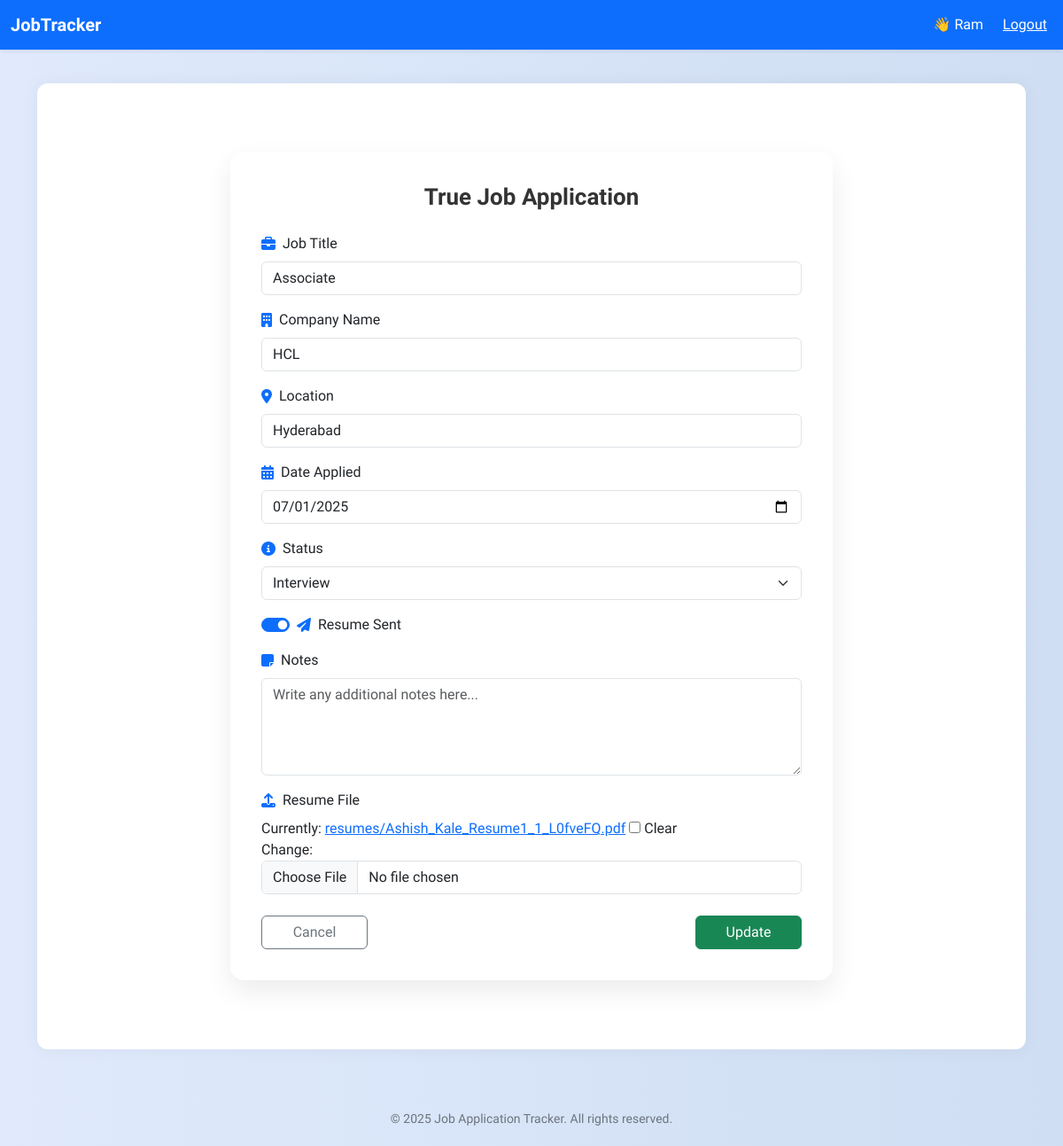
The page /edit/4/ (signed in) on the database its author committed.
### jobapp/models.py (models this page shows, shortened)
class JobApplication(models.Model):
    STATUS_CHOICES = [
        ('applied', 'Applied'),
        ('interview', 'Interview'),
        ('offer', 'Offer'),
        ('rejected', 'Rejected'),
    ]
    user = models.ForeignKey(User, on_delete=models.CASCADE)
    job_title = models.CharField(max_length=100)
    company_name = models.CharField(max_length=100)
    location = models.CharField(max_length=100)
    date_applied = models.DateField()
    status = models.CharField(max_length=10, choices=STATUS_CHOICES)
    resume_sent = models.BooleanField(default=False)
    notes = models.TextField(blank=True)
    resume_file = models.FileField(upload_to='resumes/', blank=True, null=True)

### jobapp/views.py (the view)
# urls.py: path('edit/<int:job_id>/', views.edit_job, name='edit_job'),
@login_required
def edit_job(request, job_id):
    job = get_object_or_404(JobApplication, id=job_id, user=request.user)
    if request.method == 'POST':
        form = JobApplicationForm(request.POST, request.FILES, instance=job)
        if form.is_valid():
            form.save()
            messages.success(request, "✏️ Job application updated!")
            return redirect('dashboard')
        else:
            messages.error(request, "❌ Please correct the form below.")
    else:
        form = JobApplicationForm(instance=job)
    return render(request, 'add_job.html', {
        'form': form,
        'edit': True
    })

### job_tracker/context_processors.py (called while the page is built)
def current_year(request):
    return {
        'year': datetime.now().year
    }

### templates/add_job.html (shortened to what this page needs)
{% extends 'base.html' %}
{% load widget_tweaks %}
{% block content %}
<div class="container mt-5 mb-5">
  <div class="row justify-content-center">
    <div class="col-lg-8 col-md-10">
      <div class="glass-form">
        <h2 class="form-title">
          {{ edit|default:"Add" }} Job Application
        </h2>
        <form method="post" enctype="multipart/form-data">
          <div class="mb-3">
            <label class="form-label icon-label">
              <i class="fas fa-briefcase"></i> Job Title
            </label>
            {{ form.job_title }}
          </div>
          <div class="mb-3">
            <label class="form-label icon-label">
              <i class="fas fa-building"></i> Company Name
            </label>
            {{ form.company_name }}
          </div>
          <div class="mb-3">
            <label class="form-label icon-label">
              <i class="fas fa-map-marker-alt"></i> Location
            </label>
            {{ form.location }}
          </div>
          <div class="mb-3">
            <label class="form-label icon-label">
              <i class="fas fa-calendar-alt"></i> Date Applied
            </label>
            {{ form.date_applied }}
          </div>
          <div class="mb-3">
            <label class="form-label icon-label">
              <i class="fas fa-info-circle"></i> Status
            </label>
            {{ form.status }}
          </div>
          <div class="form-check form-switch mb-3">
            {{ form.resume_sent }}
            <label class="form-check-label icon-label" for="{{ form.resume_sent.id_for_label }}">
              <i class="fas fa-paper-plane"></i> Resume Sent
            </label>
          </div>
          <div class="mb-3">
            <label class="form-label icon-label">
              <i class="fas fa-sticky-note"></i> Notes
            </label>
            {{ form.notes }}
          </div>
          <div class="mb-4">
            <label class="form-label icon-label">
              <i class="fas fa-upload"></i> Resume File
            </label>
            {{ form.resume_file }}
          </div>
          <div class="d-flex justify-content-between align-items-center submit-btns mt-4">
            <a href="{% url 'dashboard' %}" class="btn btn-outline-secondary">
              Cancel
            </a>
            <button type="submit" class="btn btn-success submit-btn">
              {{ edit|yesno:"Update,Submit" }}
            </button>
          </div>
        </form>
      </div>
    </div>
  </div>
</div>
<link rel="stylesheet" href="https://cdnjs.cloudflare.com/ajax/libs/font-awesome/6.5.0/css/all.min.css">
{% endblock %}

### templates/base.html (shortened to what this page needs)
<!DOCTYPE html>
<html lang="en">
<head>
  <link href="https://cdn.jsdelivr.net/npm/bootstrap@5.3.0/dist/css/bootstrap.min.css" rel="stylesheet">
</head>
<body>
  {% if user.is_authenticated %}
  <nav class="navbar navbar-expand-lg navbar-dark bg-primary fixed-top shadow-sm">
    <div class="container-fluid">
      <a class="navbar-brand" href="{% url 'dashboard' %}">JobTracker</a>
      <div class="d-flex align-items-center ms-auto">
        <span class="text-white me-3">
          👋 {{ user.username }}
        </span>
        <form method="post" action="{% url 'logout' %}" class="d-inline">
          <button type="submit" class="logout-btn">Logout</button>
        </form>
      </div>
    </div>
  </nav>
  {% endif %}
  <div class="container">
    <div class="app-container mt-4">
      {% block content %}{% endblock %}
    </div>
  </div>
  <footer class="mt-5">
  &copy; {{ year }} Job Application Tracker. All rights reserved.
  </footer>
</body>
</html>

### templates/base.html (style rules this page uses)
body { background: linear-gradient(135deg, #f5f7fa, #c3cfe2); font-family: 'Segoe UI', sans-serif; margin: 0; padding-top: 70px; }
.navbar-brand { font-weight: bold; }
.app-container { background-color: #ffffff; padding: 30px; border-radius: 12px; box-shadow: 0 0 20px rgba(0, 0, 0, 0.05); }
.logout-btn { color: #fff; background: none; border: none; text-decoration: underline; cursor: pointer; font-size: 16px; }
footer { font-size: 14px; padding: 20px 0; text-align: center; color: #6c757d; }

### templates/add_job.html (style rules this page uses)
body { background: linear-gradient(to right, #e0eafc, #cfdef3); }
.glass-form { backdrop-filter: blur(20px); background: rgba(255, 255, 255, 0.75); border-radius: 1rem; padding: 35px; box-shadow: 0 12px 30px rgba(0, 0, 0, 0.08); transition: all 0.3s ease-in-out; }
.form-title { font-size: 26px; font-weight: 600; color: #333; text-align: center; margin-bottom: 25px; }
.icon-label { display: flex; align-items: center; gap: 8px; font-weight: 500; }
.icon-label i { color: #0d6efd; }
.btn-success, .btn-outline-secondary { min-width: 120px; }

### rows shown on the page
JobApplication: job_title "Associate", company_name "HCL", location "Hyderabad", date_applied "07/01/2025", status "Interview", resume_sent "☑"

### other values the page prints
{{ user.username }} "Ram"
{{ edit|default:"Add" }} "True"
{{ edit|yesno:"Update,Submit" }} "Update"
